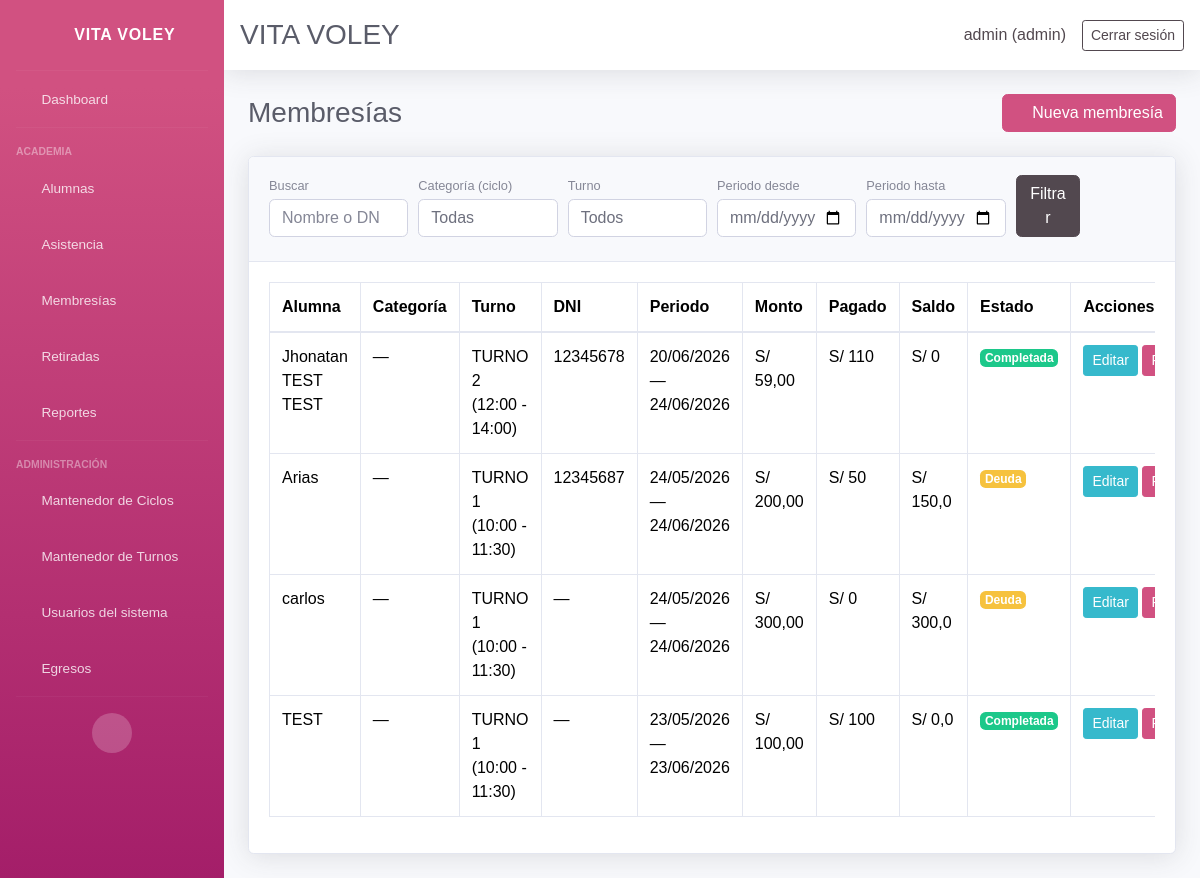
/memberships/ (signed in), run on an earlier commit of the app's database.
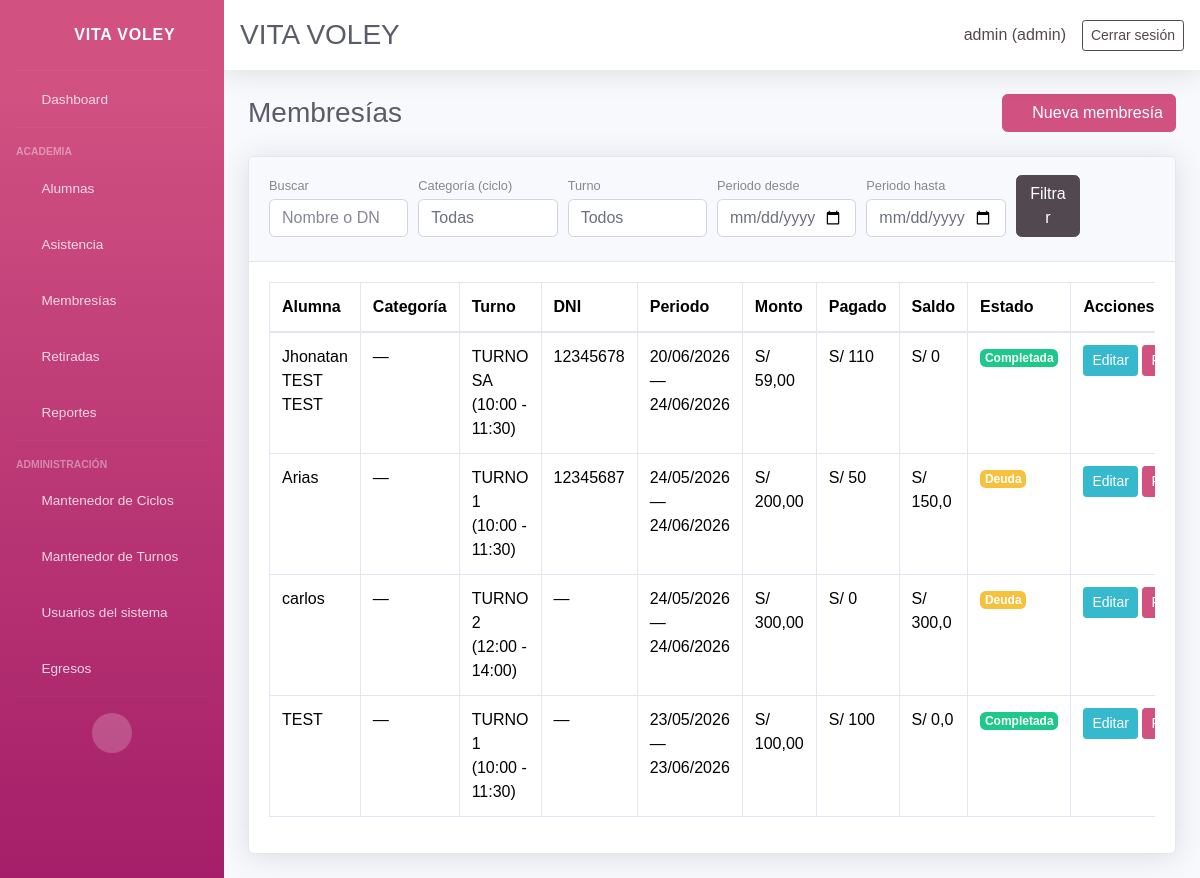
And on a later commit of the database.
### core/models.py (models this page shows, shortened)
class Membership(models.Model):
    student = models.ForeignKey(Student, on_delete=models.CASCADE, related_name='memberships')
    start_date = models.DateField()
    end_date = models.DateField()
    amount_due = models.DecimalField(max_digits=10, decimal_places=2, default=0)
    status = models.CharField(max_length=20, choices=MEMBERSHIP_STATUS_CHOICES, default='debt')
    renewed_from = models.ForeignKey(
        'self',
        on_delete=models.SET_NULL,
        blank=True,
        null=True,
        related_name='renewals',
    )
    notes = models.TextField(blank=True, null=True)
    created_at = models.DateTimeField(auto_now_add=True)
    class Meta:
        ordering = ['-start_date', '-created_at']
    @property
    def paid_total(self):
        return self.payments.aggregate(total=models.Sum('amount'))['total'] or 0
    @property
    def balance(self):
        return max(float(self.amount_due) - float(self.paid_total), 0)

class Student(models.Model):
    ENROLLMENT_STATUS_CHOICES = ENROLLMENT_STATUS_CHOICES
    name = models.CharField(max_length=120)
    age = models.PositiveSmallIntegerField(blank=True, null=True)
    dni = models.CharField(max_length=15, blank=True, null=True)
    email = models.EmailField(blank=True, null=True)
    contact = models.CharField(max_length=200, blank=True, null=True, verbose_name='Teléfono del estudiante')
    gender = models.CharField(max_length=10, choices=GENDER_CHOICES, blank=True, null=True, verbose_name='Género')
    cycle = models.ForeignKey(
        Cycle,
        on_delete=models.SET_NULL,
        blank=True,
        null=True,
        related_name='students',
        verbose_name='Ciclo',
    )
    student_condition = models.CharField(
        max_length=20,
        choices=STUDENT_CONDITION_CHOICES,
        default='regular',
        verbose_name='Condición del alumno',
    )
    school = models.CharField(max_length=120, blank=True, null=True, verbose_name='Colegio')
    size = models.CharField(max_length=5, choices=SIZE_CHOICES, blank=True, null=True, verbose_name='Talla')
    referral_source = models.CharField(max_length=200, blank=True, null=True, verbose_name='¿Cómo se enteró de la academia?')
    uniform_delivered = models.BooleanField(default=False, verbose_name='Se entregó uniforme')
    guardian = models.CharField(max_length=120, blank=True, null=True, verbose_name='Nombre del apoderado')
    guardian_dni = models.CharField(max_length=15, blank=True, null=True, verbose_name='DNI del apoderado')
    guardian_birth_date = models.DateField(blank=True, null=True, verbose_name='Fecha de nacimiento del apoderado')
    guardian_gender = models.CharField(
        max_length=10,
        choices=GENDER_CHOICES,
        blank=True,
        null=True,
        verbose_name='Género del apoderado',
    )
    guardian_phone = models.CharField(max_length=200, blank=True, null=True, verbose_name='Teléfono del apoderado')
    address = models.TextField(blank=True, null=True)
    shift = models.ForeignKey(Shift, on_delete=models.PROTECT, blank=True, null=True, related_name='students')
    enrollment_status = models.CharField(max_length=10, choices=ENROLLMENT_STATUS_CHOICES, default='active')
    retired = models.BooleanField(default=False)
    retired_reason = models.TextField(blank=True, null=True)
    retired_at = models.DateField(blank=True, null=True)
    monthly_fee = models.DecimalField(max_digits=10, decimal_places=2, blank=True, null=True)
    enrollment_date = models.DateField(blank=True, null=True)
    membership_start = models.DateField(blank=True, null=True, verbose_name='Inicio de membresía')
    membership_end = models.DateField(blank=True, null=True, verbose_name='Fin de membresía')
    birth_date = models.DateField(blank=True, null=True)
    attendance_days = models.JSONField(default=list, blank=True)
    created_at = models.DateTimeField(auto_now_add=True)
    class Meta:
        ordering = ['name']
    @property
    def active(self):
        return not self.retired and self.enrollment_status == 'active'
    def get_shift_display(self):
        if not self.shift:
            return ''
        return str(self.shift)

class Shift(models.Model):
    name = models.CharField(max_length=120)
    start_time = models.TimeField()
    end_time = models.TimeField()
    active_days = models.JSONField(default=list, blank=True)
    created_at = models.DateTimeField(auto_now_add=True)
    class Meta:
        ordering = ['name']
    @property
    def schedule(self):
        return f"{self.start_time.strftime('%H:%M')} - {self.end_time.strftime('%H:%M')}"
    def __str__(self):
        return f"{self.name} ({self.schedule})"

### core/views_membership.py (the view)
# urls.py: path('memberships/', views_membership.membership_list, name='memberships_list'),
@login_required(login_url='login')
def membership_list(request):
    memberships, filter_ctx = _apply_membership_list_filters(_membership_queryset(), request)
    return render(request, 'core/memberships/list.html', {
        'memberships': memberships,
        'cycle_choices': active_cycle_choices(),
        'is_secretary': _is_secretary(request.user),
        **filter_ctx,
    })

### core/context_processors.py (called while the page is built, shortened)
def user_role_context(request):
    user_role = None
    is_admin = False
    is_secretary = False
    if request.user.is_authenticated:
        if request.user.is_superuser:
            user_role = 'admin'
            is_admin = True
    return {
        'user_role': user_role,
        'is_admin': is_admin,
        'is_secretary': is_secretary,
    }

### core/models.py (called while the page is built)
def active_cycle_choices():
    return [
        (str(cycle.pk), cycle.name)
        for cycle in Cycle.objects.filter(is_active=True).order_by('name')
    ]

def valid_cycle_id(value):
    if not value or not str(value).isdigit():
        return ''
    if Cycle.objects.filter(pk=int(value)).exists():
        return str(value)
    return ''

### core/views.py (called while the page is built)
def get_user_role(user):
    if not user.is_authenticated:
        return None
    if user.is_superuser:
        return 'admin'
    profile = getattr(user, 'userprofile', None)
    if profile is not None:
        return profile.role
    return 'secretary'

### core/views_membership.py (called while the page is built, shortened)
def _membership_queryset():
    return Membership.objects.select_related('student', 'student__shift').order_by('-start_date', '-created_at')

def _parse_date_param(value):
    if not value:
        return None

### core/templates/core/memberships/list.html (shortened to what this page needs)
{% extends 'core/base.html' %}
{% block content %}
<div class="d-sm-flex align-items-center justify-content-between mb-4">
    <h1 class="h3 mb-0 text-gray-800">Membresías</h1>
    <a class="btn btn-primary" href="{% url 'membership_add' %}"><i class="fas fa-plus"></i> Nueva membresía</a>
</div>
<div class="card shadow mb-4">
    <div class="card-header py-3">
        <form method="get" class="form-row align-items-end">
            <div class="form-group col-md-3 col-lg-2 mb-2">
                <label class="small text-muted mb-1">Buscar</label>
                <input type="search" name="q" value="{{ query }}" class="form-control" placeholder="Nombre o DNI">
            </div>
            <div class="form-group col-md-3 col-lg-2 mb-2">
                <label class="small text-muted mb-1">Categoría (ciclo)</label>
                <select name="cycle" class="form-control">
                    <option value="">Todas</option>
                </select>
            </div>
            <div class="form-group col-md-3 col-lg-2 mb-2">
                <label class="small text-muted mb-1">Turno</label>
                <select name="shift" class="form-control">
                    <option value="">Todos</option>
                </select>
            </div>
            <div class="form-group col-md-3 col-lg-2 mb-2">
                <label class="small text-muted mb-1">Periodo desde</label>
                <input type="date" name="date_from" class="form-control" value="{{ date_from }}">
            </div>
            <div class="form-group col-md-3 col-lg-2 mb-2">
                <label class="small text-muted mb-1">Periodo hasta</label>
                <input type="date" name="date_to" class="form-control" value="{{ date_to }}">
            </div>
            <div class="form-group col-md-3 col-lg-1 mb-2">
                <button class="btn btn-secondary btn-block" type="submit">Filtrar</button>
            </div>
        </form>
    </div>
    <div class="card-body">
        <div class="table-responsive">
            <table class="table table-bordered">
                <thead>
                    <tr>
                        <th>Alumna</th>
                        <th>Categoría</th>
                        <th>Turno</th>
                        <th>DNI</th>
                        <th>Periodo</th>
                        <th>Monto</th>
                        <th>Pagado</th>
                        <th>Saldo</th>
                        <th>Estado</th>
                        <th>Acciones</th>
                    </tr>
                </thead>
                <tbody>
                    {% for m in memberships %}
                    <tr>
                        <td>{{ m.student.name }}</td>
                        <td>{{ m.student.get_cycle_display|default:"—" }}</td>
                        <td>{{ m.student.get_shift_display|default:"—" }}</td>
                        <td>{{ m.student.dni|default:"—" }}</td>
                        <td>{{ m.start_date|date:"d/m/Y" }} — {{ m.end_date|date:"d/m/Y" }}</td>
                        <td>S/ {{ m.amount_due }}</td>
                        <td>S/ {{ m.paid_total }}</td>
                        <td>S/ {{ m.balance }}</td>
                        <td>
                            {% if m.status == 'completed' %}
                            <span class="badge badge-success">Completada</span>
                            {% else %}
                            <span class="badge badge-warning">Deuda</span>
                            {% endif %}
                        </td>
                        <td class="text-nowrap">
                            <a class="btn btn-sm btn-info" href="{% url 'membership_edit' m.id %}">Editar</a>
                            <a class="btn btn-sm btn-primary" href="{% url 'membership_renew' m.id %}">Renovar</a>
                        </td>
                    </tr>
                    {% empty %}
                    <tr><td colspan="10">No hay membresías registradas.</td></tr>
                    {% endfor %}
                </tbody>
            </table>
        </div>
    </div>
</div>
{% endblock %}

What changed in the data, as far as the page shows it:
changed through a linked row, Membership "Jhonatan TEST TEST": student.shift "TURNO 2 (12:00 - 14:00)" → "TURNO SA (10:00 - 11:30)"
changed through a linked row, Membership "carlos": student.shift "TURNO 1 (10:00 - 11:30)" → "TURNO 2 (12:00 - 14:00)"
